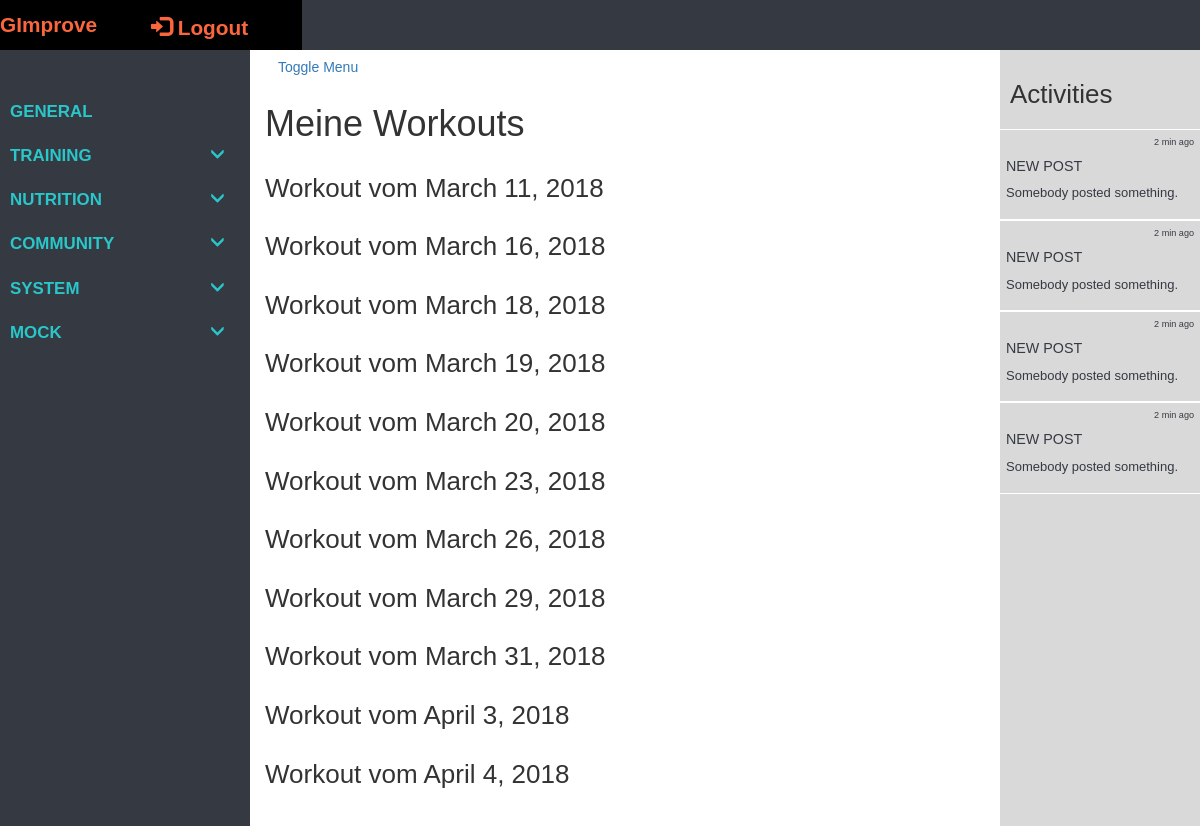
The page /tracker/training_units/1 (signed in) on the database as committed earlier.
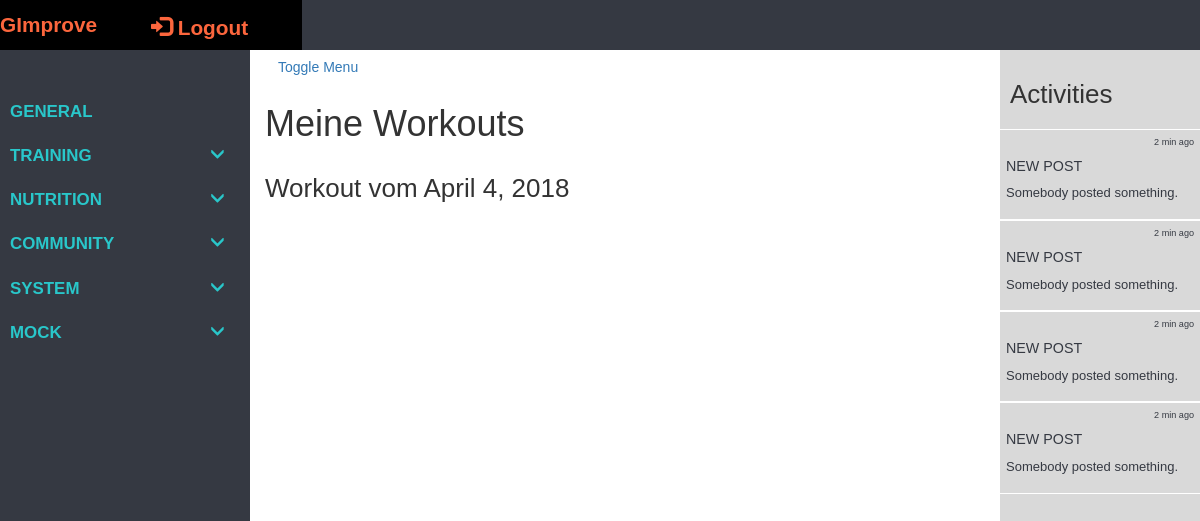
The same page on the database as committed later.
### tracker/models/models.py (models this page shows, shortened)
class TrainUnit(models.Model, LoginRequiredMixin):
    login_url = '/login/'
    id = models.UUIDField(primary_key=True, default=uuid.uuid4)
    start_time_date = models.DateTimeField(null=False, blank=False)
    end_time_date = models.DateTimeField(null=False, blank=False)
    date = models.DateField(null=False, blank=False)
    user = models.ForeignKey(UserProfile, on_delete=models.CASCADE)

### tracker/views/views.py (the view)
# urls.py: url(r'^training_units/(?P<pk>\d+)$', views.TrainingUnitsList.as_view(), name='training_units'),
class TrainingUnitsList(LoginRequiredMixin, generic.ListView):
    model = TrainUnit
    context_object_name = 'training_units'
    template_name = 'tracker/User/training_units.html'
    def get_context_data(self, **kwargs):
        context = super().get_context_data(**kwargs)
        context['base_template'] = 'tracker/User/user_tracker_base.html'
        return context
    def get_queryset(self):
        return TrainUnit.objects.filter(user=self.request.user.userprofile)

### tracker/templates/tracker/User/training_units.html (shortened to what this page needs)
{% extends base_template %}
{% block extra_head %}
{% load static %}
{% endblock %}
{% block site_content %}
<div class="container background-col">
    <div class="row full-height">
        <div class="col-xs-12 col-sm-12 col-md-12 col-lg-12 padding-0">
            <div class="row row-eq-height">
                <h1>Meine Workouts</h1>
            </div>
        </div>
        <div class="col-xs-12 col-sm-12 col-md-12 col-lg-12">
            {% for train_unit in training_units %}
                <div class="row">
                    <h2>Workout vom {{ train_unit.date }}</h2>
                </div>
            {% endfor %}
        </div>
    </div>
</div>
{% endblock %}

### tracker/templates/tracker/User/user_tracker_base.html (shortened to what this page needs)
{% extends "tracker/tracker_base.html" %}
{% block sidebar_content %}
                <li class="sidebar-category">
                    <div class="sidebar-category-header">
                        <a href="{% url 'activities' user.id %}">general</a>
                    </div>
                </li>
                <li class="sidebar-category">
                    <div class="sidebar-category-header">
                        <a href="#training-subnav" data-toggle="collapse" aria-expanded="false">Training</a>
                    </div>
                </li>
                <li class="sidebar-category">
                    <div class="sidebar-category-header">
                        <a href="#nutrition-subnav" data-toggle="collapse" aria-expanded="false">Nutrition</a>
                    </div>
                </li>
                <li class="sidebar-category">
                    <div class="sidebar-category-header">
                        <a href="#community-subnav" data-toggle="collapse" aria-expanded="false">Community</a>
                    </div>
                </li>
                <li class="sidebar-category">
                    <div class="sidebar-category-header">
                        <a href="#system-subnav" data-toggle="collapse" aria-expanded="false">system</a>
                    </div>
                </li>
                <li class="sidebar-category">
                    <div class="sidebar-category-header">
                        <a href="#mockup-subnav" data-toggle="collapse" aria-expanded="false">Mock</a>
                    </div>
                </li>
{% endblock %}

### tracker/templates/tracker/tracker_base.html (shortened to what this page needs)
<!DOCTYPE html>
<html lang="en">
<head>
  <link rel="stylesheet" href="https://maxcdn.bootstrapcdn.com/bootstrap/3.3.7/css/bootstrap.min.css">
  {% load static %}
  <link rel="stylesheet" href="{% static 'tracker/css/tracker_style.css' %}">
</head>
<body>
        <nav class="navbar navbar-fixed-top">
            <div class="container-fluid" id="header-container">
                <div class="navbar-header">
                    <a class="navbar-brand" href="/tracker/">GImprove</a>
                    <a class="pull-right navbar-brand" href="{% url 'logout'%}?next={{request.path}}"><span class="glyphicon glyphicon-log-in"></span> Logout</a>
                </div>
            </div>
        </nav>
        <div id="toggle-wrapper" class="container-fluid toggled">
        <div id="sidebar-wrapper">
            <ul class="sidebar-nav">
                {% block sidebar_content %}
                {% endblock %}
            </ul>
        </div>
        <div id="page-content-wrapper">
            <div class="container-fluid">
                <div class="row" id="page-row">
                    <div class="col-xs-12 col-sm-12 col-md-9 col-lg-10" id="content">
                            <a href="#menu-toggle" class="btn btn-secondary" id="menu-toggle">Toggle Menu</a>
                            {% block site_content %}
                            {% endblock %}
                    </div>
                    <div class="hidden-xs hidden-sm col-md-3 col-lg-2 full-height" id="activity-bar">
                        <div class="activity-header">
                            <h2>Activities</h2>
                        </div>
                        <div class="activities">
                            <div class="activity">
                                <div class="activity-log">
                                    <p>2 min ago</p>
                                </div>
                                <div class="activity-content">
                                    <h5>new post</h5>
                                    <p>Somebody posted something.</p>
                                </div>
                            </div>
                            <div class="activity">
                                <div class="activity-log">
                                    <p>2 min ago</p>
                                </div>
                                <div class="activity-content">
                                    <h5>new post</h5>
                                    <p>Somebody posted something.</p>
                                </div>
                            </div>
                            <div class="activity">
                                <div class="activity-log">
                                    <p>2 min ago</p>
                                </div>
                                <div class="activity-content">
                                    <h5>new post</h5>
                                    <p>Somebody posted something.</p>
                                </div>
                            </div>
                            <div class="activity">
                                <div class="activity-log">
                                    <p>2 min ago</p>
                                </div>
                                <div class="activity-content">
                                    <h5>new post</h5>
                                    <p>Somebody posted something.</p>
                                </div>
                            </div>
                        </div>
                    </div>
                </div>
            </div>
        </div>
    </div>
    {% load static %}
</body>
</html>

### tracker/static/tracker/css/tracker_style.css (style rules this page uses)
html, body { height: 100%; min-height: 100%; width: 100%; min-width: 100%; margin: 0px; max-width: 100%; padding: 0px; font-family: TrajanPro-Regular, 'Lucida Grande', sans-serif; overflow-x: hidden; }
h2 { font-size: 2.0rem; }
body { padding-top: 50px; }
@media only screen and (min-width: 701px) and (max-width: 1280px) { html, body { font-size: 13px; } }
#toggle-wrapper { padding: 0; -webkit-transition: all 0.5s ease; -moz-transition: all 0.5s ease; -o-transition: all 0.5s ease; transition: all 0.5s ease; }
#toggle-wrapper.toggled { padding-left: 250px; }
#sidebar-wrapper { z-index: 1000; position: fixed; left: 250px; width: 0; height: 100%; margin-left: -250px; overflow-y: auto; background: rgb(53, 57, 66); -webkit-transition: all 0.5s ease; -moz-transition: all 0.5s ease; -o-transition: all 0.5s ease; transition: all 0.5s ease; }
#toggle-wrapper.toggled #sidebar-wrapper { width: 250px; }
#page-content-wrapper { width: 100%; position: absolute; padding: 15px; }
#toggle-wrapper.toggled #page-content-wrapper { position: absolute; margin-right: -250px; }
.navbar { background: rgb(53, 57, 66); height: 50px; }
.navbar-header a { font-size: 1.6rem; font-weight: bold; color: rgb(252, 102, 61); margin-left: 3.0rem; margin-right: 3.0rem; text-align: center; }
.navbar-header { background-color: black; min-height: 100%; }
.sidebar-nav { position: absolute; top: 0; width: 250px; margin: 0px; padding: 0px; list-style: none; color: rgb(217, 217, 217); font-height: 1.1rem; padding-top: 40px; }
.sidebar-nav a { text-transform: uppercase; text-decoration: none; color: rgb(217, 217, 217); font-weight: bold; }
.sidebar-category { margin-top: 10px; margin-bottom: 20px; margin-left: 10px; font-weight: bold; text-transform: uppercase; }
.sidebar-category-header a { font-size: 1.3rem; color: rgb(41, 199, 202); margin-bottom: 5px; }
a[data-toggle="collapse"] { position: relative; }
a[aria-expanded="false"]::before, a[aria-expanded="true"]::before { content: '\e259'; display: block; position: absolute; left: 200px; font-family: 'Glyphicons Halflings'; font-size: 1.1rem; }
@media (min-width:768px) { #toggle-wrapper { padding-left: 0; } }
@media (min-width:768px) { #toggle-wrapper.toggled { padding-left: 250px; } }
@media (min-width:768px) { #sidebar-wrapper { width: 0; } }
@media (min-width:768px) { #toggle-wrapper.toggled #sidebar-wrapper { width: 250px; } }
@media (min-width:768px) { #page-content-wrapper { padding: 0px; position: relative; } }
@media (min-width:768px) { #toggle-wrapper.toggled #page-content-wrapper { position: relative; margin-right: 0; } }
#activity-bar { background-color: rgb(217, 217, 217); min-height: calc(100vh - 50px); right: 0; position: fixed; padding: 0px; max-height: 100%; }
.activity-header { padding: 10px; }
.activities { height: auto; overflow: scroll; -webkit-overflow-scrolling: touch; -ms-overflow-style: none; max-height: 100%; }
.activity { padding: 6px; margin: 0px; border-top: 1px solid white; border-bottom: 1px solid white; color: rgb(53, 57, 66); height: auto; width: 100%; }
.activity h5 { font-size: 1.1rem; text-transform: uppercase; }
.activity-log { font-size: 0.7rem; text-align: right; }
#page-row { min-height: 100vh; margin: 0px; padding: 0px; }
.container-fluid { margin: 0px; padding: 0px; }
.full-height { min-height: 100%; height: 100%; }

Rows that differ between the two databases and show on the page:
removed TrainUnit: date "March 11, 2018"
removed TrainUnit: date "March 16, 2018"
removed TrainUnit: date "March 18, 2018"
removed TrainUnit: date "March 19, 2018"
removed TrainUnit: date "March 20, 2018"
removed TrainUnit: date "March 23, 2018"
removed TrainUnit: date "March 26, 2018"
removed TrainUnit: date "March 29, 2018"
removed TrainUnit: date "March 31, 2018"
removed TrainUnit: date "April 3, 2018"
